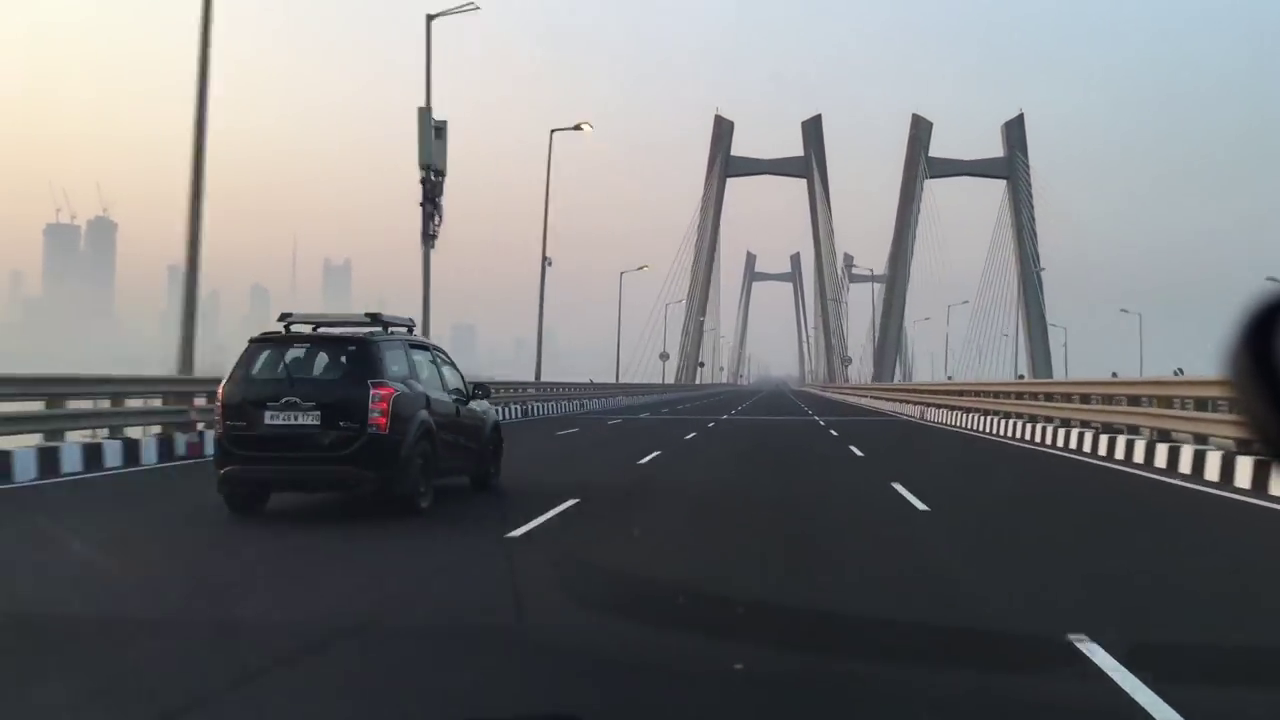
#> input picture examplePrograms/10. image comparision using substraction/img1.png, 1280 x 720 px
$ python imgComparision.py
#> lines starting #> are read from the running program, lines starting #| are printed output that depends on the picture
# -*- coding: utf-8 -*-
"""
----------Phenix Labs----------
Created on Mon Jan  4 19:47:56 2021
@author: Gyan Krishna

Topic: Image comparision by substraction.
"""

import cv2

img1 = cv2.imread("img1.png")
#> img1 is the input picture: shape (720, 1280, 3); mean B, G, R 122.6, 121.4, 121.1
img2 = cv2.imread("img2.png")
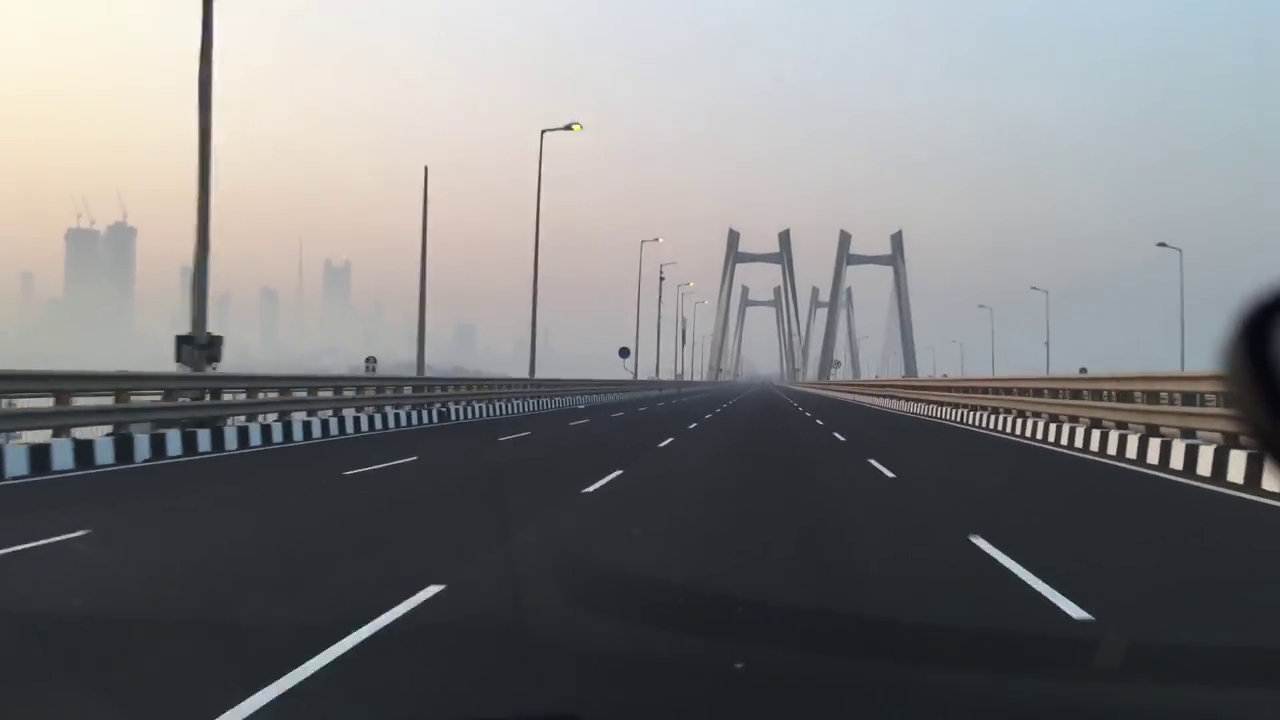
#> input picture examplePrograms/10. image comparision using substraction/img2.png, 1280 x 720 px
#> img2 is the input picture: shape (720, 1280, 3); mean B, G, R 125.7, 124.7, 124.2

sub = cv2.subtract(img2, img1);
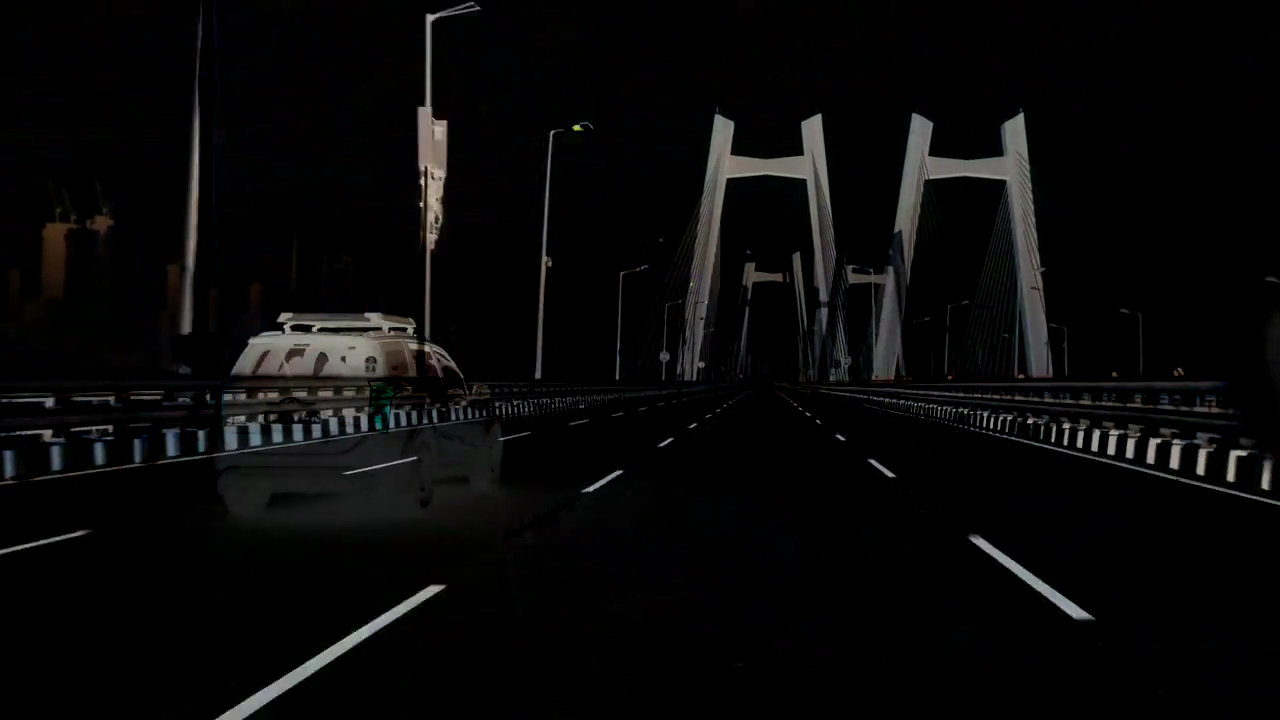
#> sub: shape (720, 1280, 3); mean B, G, R 8.2, 8.4, 8.4

cv2.imshow("image 1", img1)
cv2.imshow("image 2", img2)
cv2.imshow("comparision img", sub)
cv2.imwrite("result.png", sub)

cv2.waitKey(0)
cv2.destroyAllWindows()
